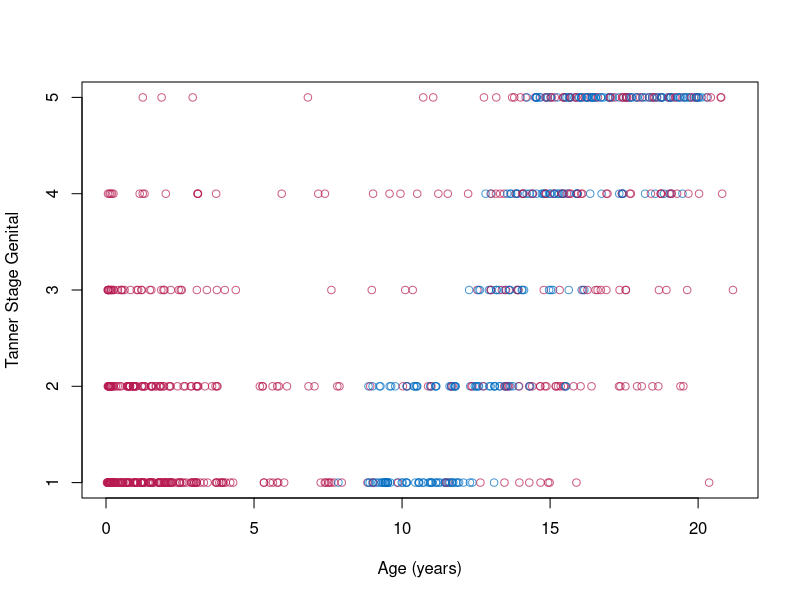
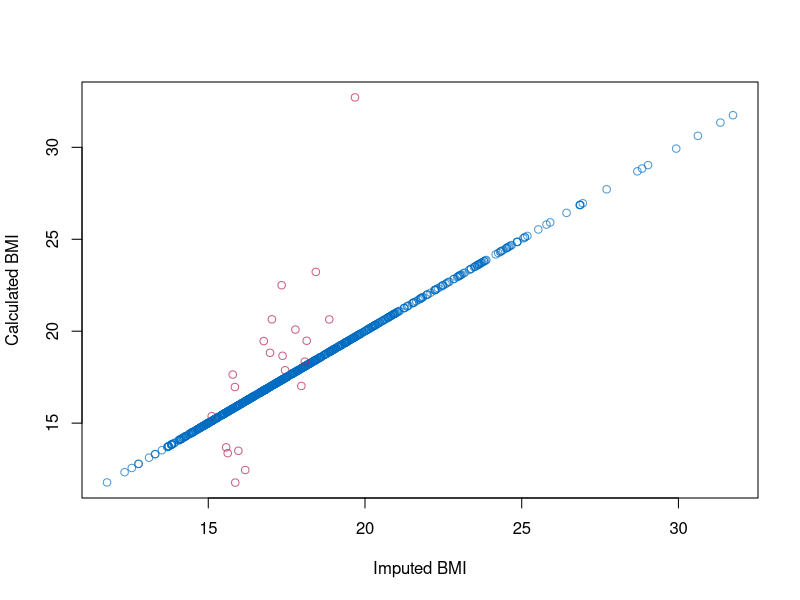
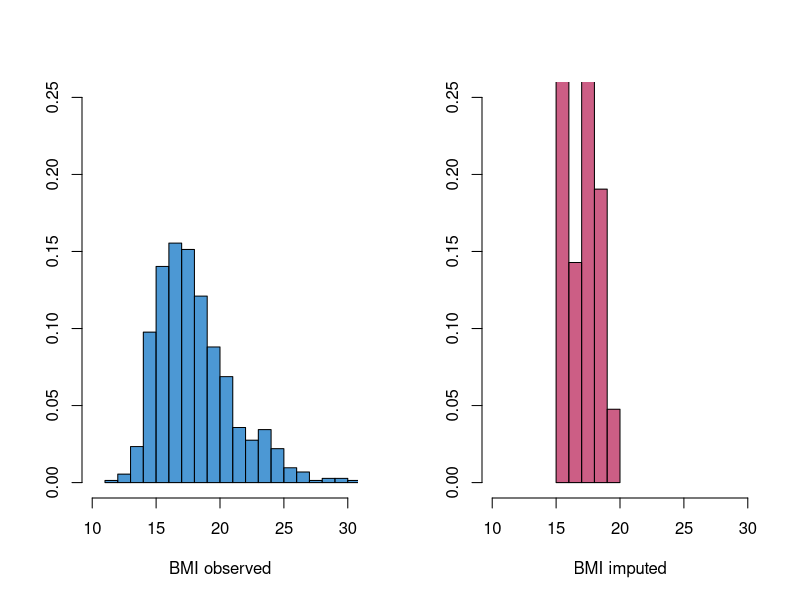
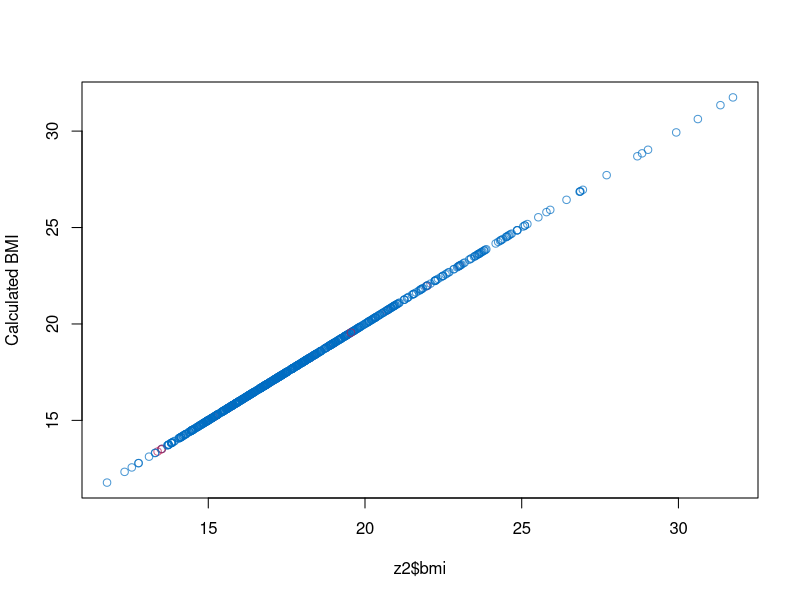
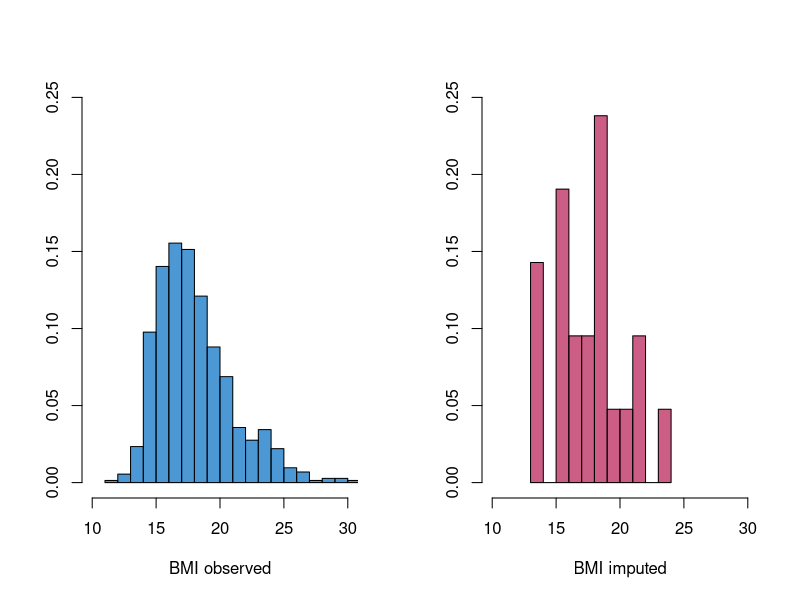

Write R code to recreate these figures, in order.
library(mice)


### Name: boys
### Title: Growth of Dutch boys
### Aliases: boys
### Keywords: datasets

### ** Examples



# create two imputed data sets
imp <- mice(boys, m=1, maxit=2)
z <- complete(imp, 1)

# create imputations for age <8yrs
plot(z$age, z$gen, col=mdc(1:2)[1+is.na(boys$gen)],
 xlab = "Age (years)", ylab = "Tanner Stage Genital")

# figure to show that the default imputation method does not impute BMI 
# consistently
plot(z$bmi,z$wgt/(z$hgt/100)^2, col=mdc(1:2)[1+is.na(boys$bmi)],
xlab = "Imputed BMI", ylab="Calculated BMI")   

# also, BMI distributions are somewhat different
require(MASS)
oldpar <- par(mfrow=c(1,2))
truehist(z$bmi[!is.na(boys$bmi)],h=1,xlim=c(10,30),ymax=0.25,
col=mdc(1),xlab="BMI observed")
truehist(z$bmi[is.na(boys$bmi)],h=1,xlim=c(10,30),ymax=0.25,
col=mdc(2),xlab="BMI imputed")
par(oldpar)

# repair the inconsistency problem by passive imputation
meth <- imp$meth
meth["bmi"] <- "~I(wgt/(hgt/100)^2)"
pred <- imp$predictorMatrix
pred["hgt","bmi"] <- 0
pred["wgt","bmi"] <- 0
imp2 <- mice(boys, m=1, maxit=2, meth=meth, pred=pred)
z2 <- complete(imp2, 1)

# show that new imputations are consistent
plot(z2$bmi,z2$wgt/(z2$hgt/100)^2, col=mdc(1:2)[1+is.na(boys$bmi)],
ylab="Calculated BMI")   

# and compare distributions
oldpar <- par(mfrow=c(1,2))
truehist(z2$bmi[!is.na(boys$bmi)],h=1,xlim=c(10,30),ymax=0.25,col=mdc(1),
xlab="BMI observed")
truehist(z2$bmi[is.na(boys$bmi)],h=1,xlim=c(10,30),ymax=0.25,col=mdc(2),
xlab="BMI imputed")
par(oldpar)
